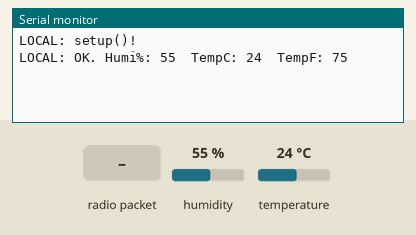
The sketch below on a simulated Arduino Uno, built with avr-gcc and run on an emulated ATmega328P. Shown: the last lines printed to the serial monitor. The inputs (shaded band) are chosen by the test bench; at power-on: humidity 55 %, temperature 24 °C. No radio packets arrive unless stated.

Above: at 1.2 s.
1.3 s: radio packet "1" arrives
At 1.9 s:
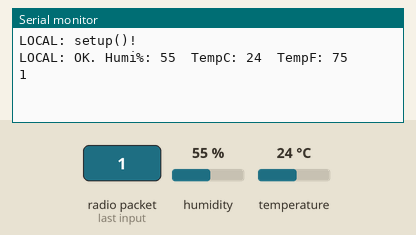
2.8 s: humidity set to 22 %
At 3.8 s:
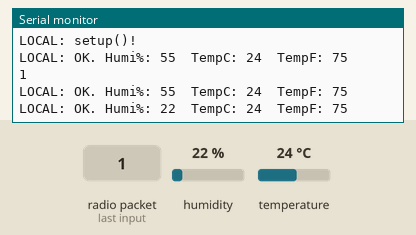
4.3 s: temperature set to 12 °C
At 5.6 s:
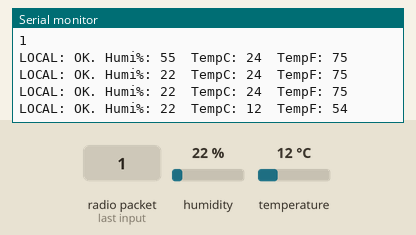
5.8 s: radio packet "0" arrives
At 5.97 s:
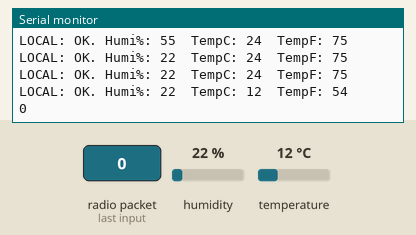
7.3 s: humidity set to 40 %
At 8.8 s:
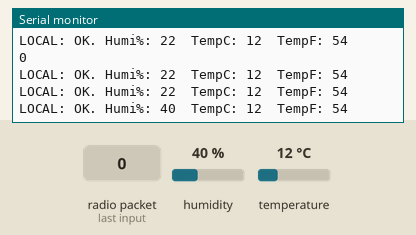
Timing chart, 0 to 9.8 s (numbered marks = the images above; inputs shaded):
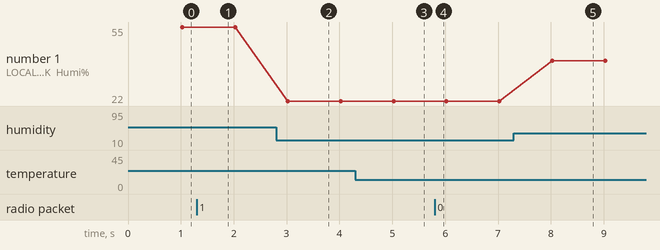

Measured:
- after the input at 1.3 s, the serial monitor: prints a new line at once (image 1)
- after the input at 2.8 s, the serial monitor: prints a new line after 0.22 s (image 2)
- after the input at 4.3 s, the serial monitor: prints a new line after 0.72 s (image 3)
- after the input at 5.8 s, the serial monitor: prints a new line at once (image 4)
- after the input at 7.3 s, the serial monitor: prints a new line after 0.72 s (image 5)
- plotted number 1: 55 → 22 after the input at 2.8 s, 22 → 40 after the input at 7.3 s

The sketch:

RX_Temp_Test.ino
```cpp
// (licence header left out)
#define DEBUG

#include <VirtualWire.h>
// Init VWMsgBuf.
uint8_t VWMsgBuf[VW_MAX_MESSAGE_LEN];
// Init VWMsgStr.
String VWMsgStr;

#include <dht11.h>
// Init DHT11.
dht11 DHT11;
// DHT11 OUT to digital I/O pin.
#define DHT11_PIN 2
// DHT11 Sample Time
const unsigned long DHT11SampMillisMax = 1000;
unsigned long DHT11SampMillis = millis() + DHT11SampMillisMax;

// setup() runs once after reset.
void setup() {
  #ifdef DEBUG
    // Init serial for debugging.
    Serial.begin(9600);
  #endif
  // Init BPS.
  vw_setup(2000);
  // Start the receiver.
  vw_rx_start();
  // Send setup() message.
  VWMsgStr = "LOCAL: setup()!";
  #ifdef DEBUG
    Serial.println(VWMsgStr);
  #endif
}

// loop() runs continuously after setup().
void loop() {
  // Init Buffer Length
  uint8_t VWBufLen = VW_MAX_MESSAGE_LEN;
  if (vw_get_message(VWMsgBuf, &VWBufLen)) {
    // Flash a light to show received good message.
    digitalWrite(13, true);
    // Message with a good checksum received, dump it.
    VWMsgStr = "";
    for (int i = 0; i < VWBufLen; i++) {
      VWMsgStr += char(VWMsgBuf[i]);
    }
    #ifdef DEBUG
      Serial.println(VWMsgStr);
    #endif
    digitalWrite(13, false);
  }

  // Get Local DHT11 message?
  if (millis() >= DHT11SampMillis) {
    //Yes, update DHT11SampMillis
    DHT11SampMillis = millis() + DHT11SampMillisMax;
    int rc = DHT11.read(DHT11_PIN);
    switch (rc) {
      case DHTLIB_OK:
        VWMsgStr = "LOCAL: OK. Humi%: " + String(DHT11.humidity);
        VWMsgStr += "  TempC: " + String(DHT11.temperature);
        VWMsgStr += "  TempF: " + String(fahrenheit(DHT11.temperature));
        break;
      case DHTLIB_ERROR_CHECKSUM:
        VWMsgStr = "LOCAL: Checksum!";
        break;
      case DHTLIB_ERROR_TIMEOUT:
        VWMsgStr = "LOCAL: Time Out!";
        break;
      default:
        VWMsgStr = "LOCAL: Unknown!";
        break;
    }
    #ifdef DEBUG
      Serial.println(VWMsgStr);
    #endif
  }
}

// Returns int fahrenheit from int celsius.
int fahrenheit(int celsius) {
  return (celsius * 18 + 5) / 10 + 32;
}

/*
// Returns double fahrenheit from double celsius.
double fahrenheit(double celsius) {
  return 1.8 * celsius + 32;
}

// Returns double kelvin from double celsius.
double kelvin(double celsius) {
  return celsius + 273.15;
}

// dewPoint function NOAA
// reference (1) : http://wahiduddin.net/calc/density_algorithms.htm
// reference (2) : http://www.colorado.edu/geography/weather_station/Geog_site/about.htm
double dewPoint(double celsius, double humidity) {
  // (1) Saturation Vapor Pressure = ESGG(T)
  double RATIO = 373.15 / (273.15 + celsius);
  double RHS = -7.90298 * (RATIO - 1);
  RHS += 5.02808 * log10(RATIO);
  RHS += -1.3816e-7 * (pow(10, (11.344 * (1 - 1/RATIO ))) - 1) ;
  RHS += 8.1328e-3 * (pow(10, (-3.49149 * (RATIO - 1))) - 1) ;
  RHS += log10(1013.246);
  // factor -3 is to adjust units - Vapor Pressure SVP * humidity
  double VP = pow(10, RHS - 3) * humidity;
  // (2) DEWPOINT = F(Vapor Pressure)
  double T = log(VP/0.61078);   // temp var
  return (241.88 * T) / (17.558 - T);
}

// delta max = 0.6544 wrt dewPoint()
// 6.9 x faster than dewPoint()
// reference: http://en.wikipedia.org/wiki/Dew_point
double dewPointFast(double celsius, double humidity) {
  double a = 17.271;
  double b = 237.7;
  double temp = (a * celsius) / (b + celsius) + log(humidity*0.01);
  double Td = (b * temp) / (a - temp);
  return Td;
}
*/
```
